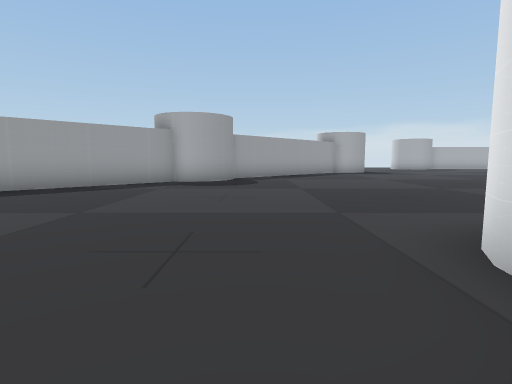
[1] (above)

24 first-person views from a walk through a 3-D level made in the Unity game engine. The camera is 1.5 m above the floor, tilts 6° down and sees 80° across. The floor is counted in squares, 2.37 m on a side. Each view is taken from the middle of a square. On the plan, view 1 faces up. The plan holds only what a view shows up to about 9 squares ahead; the rest is blank. The place goes on beyond the plan. The player is left out. Some animated figures are left out.

[2]
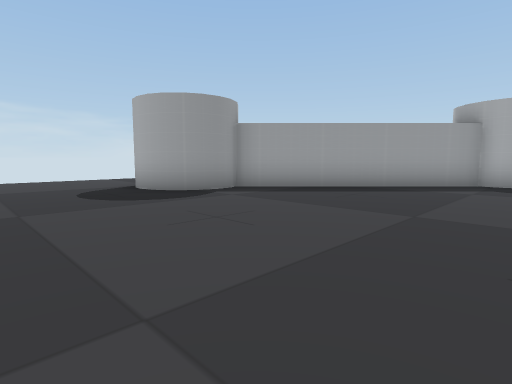

[3]
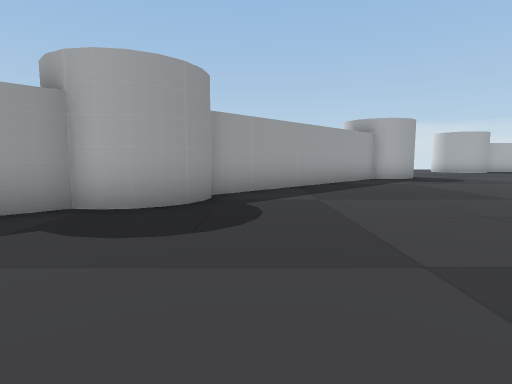

[4]
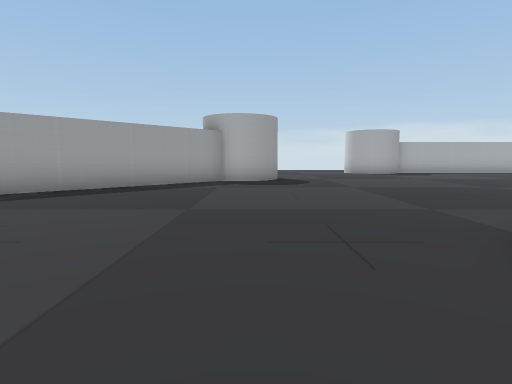

[5]
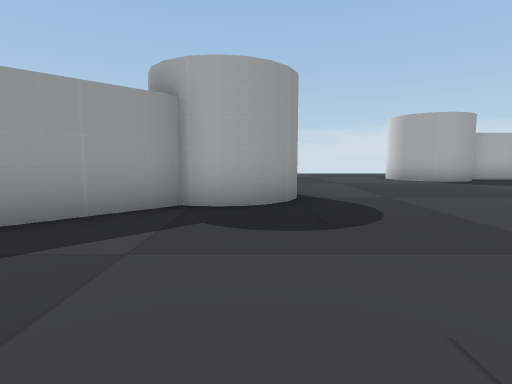

[6]
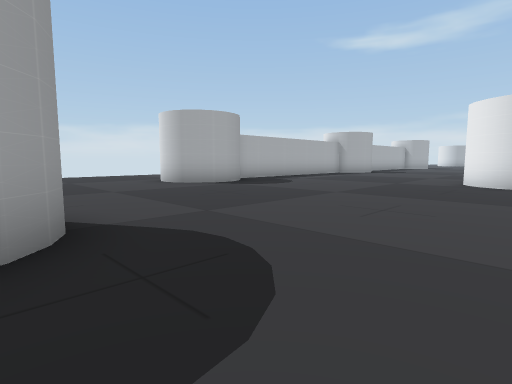

[7]
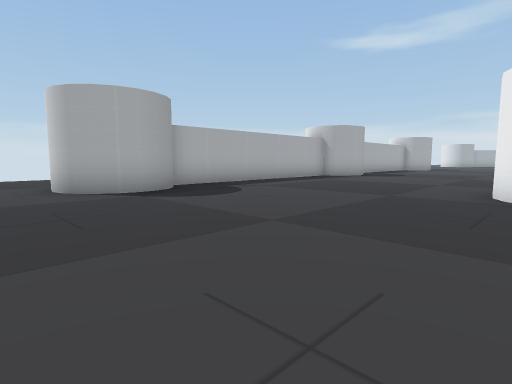

[8]
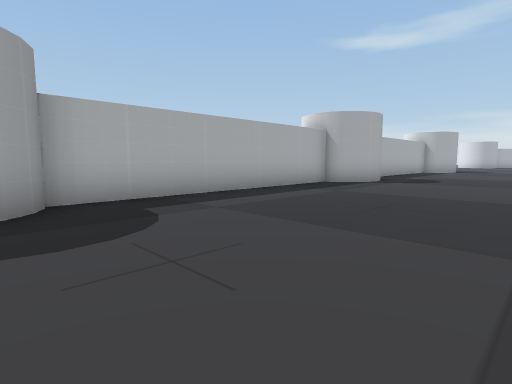

[9]
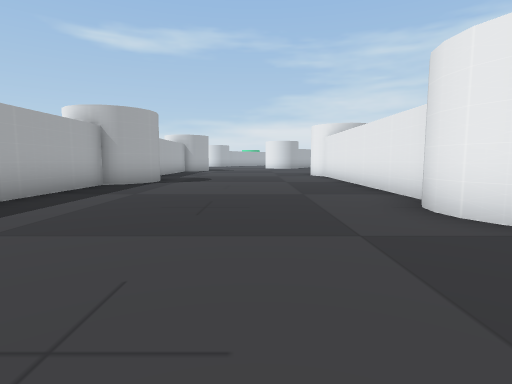

[10]
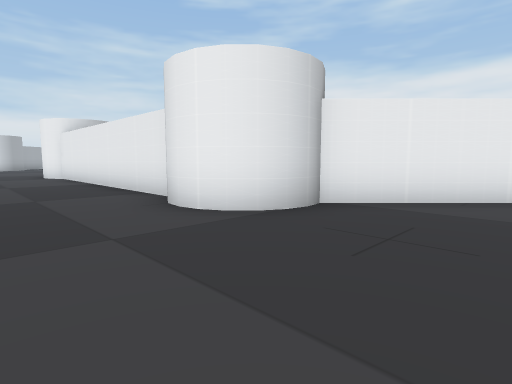

[11]
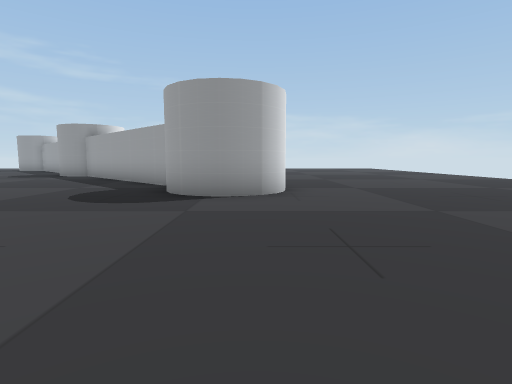

[12]
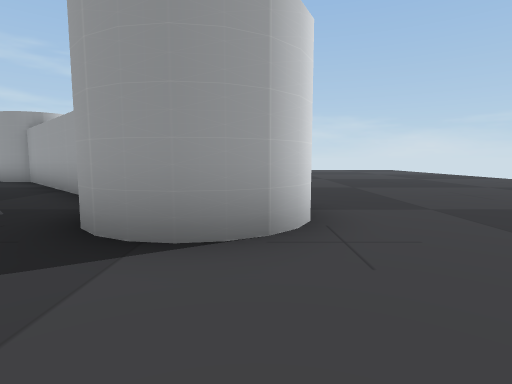

[13]
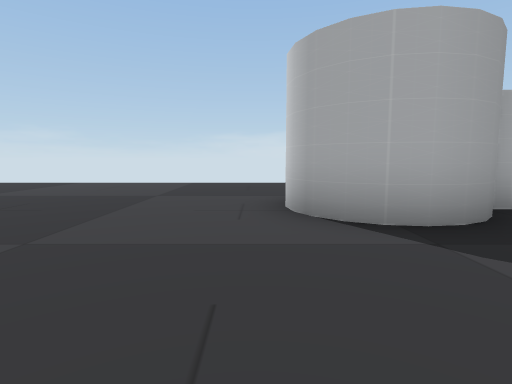

[14]
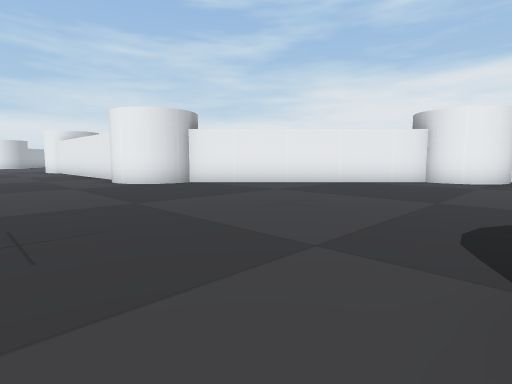

[15]
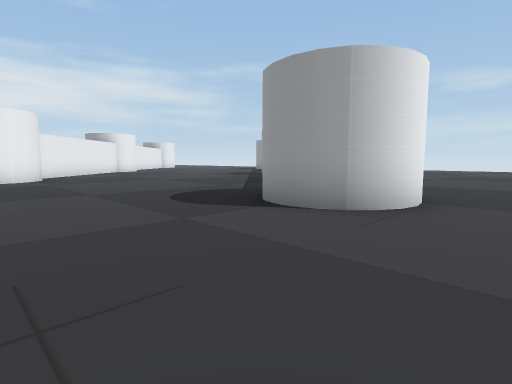

[16]
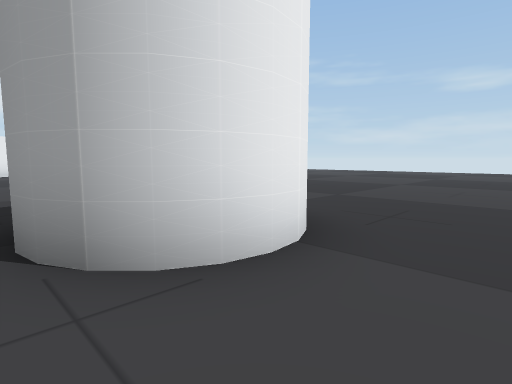

[17]
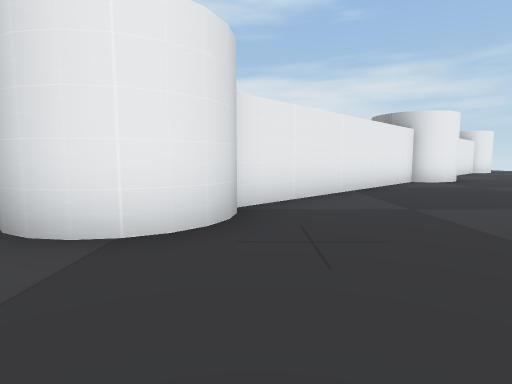

[18]
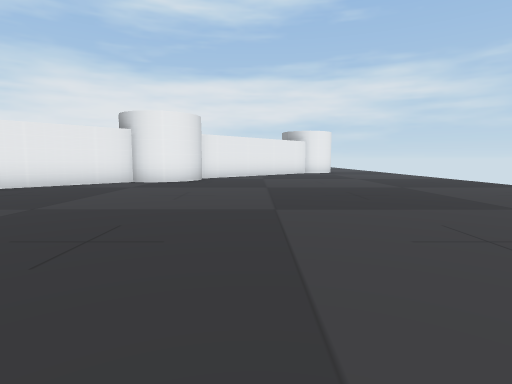

[19]
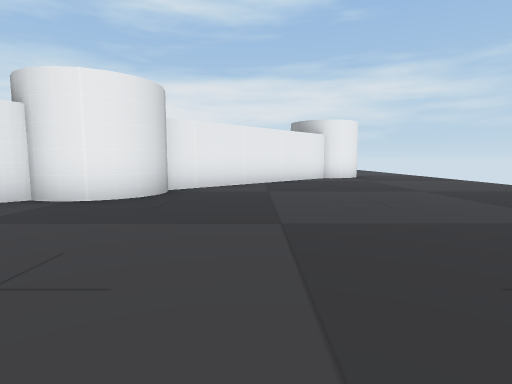

[20]
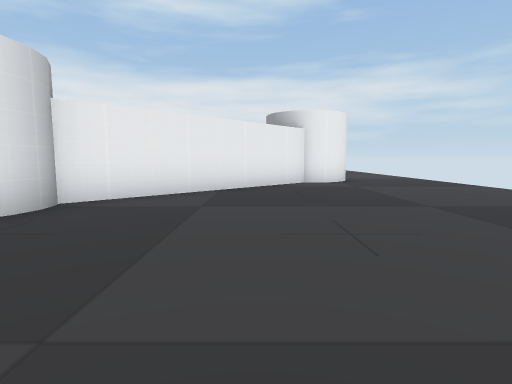

[21]
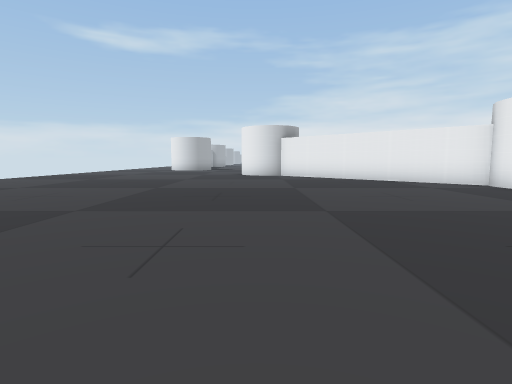

[22]
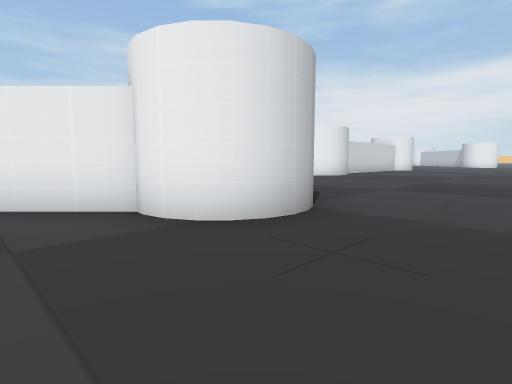

[23]
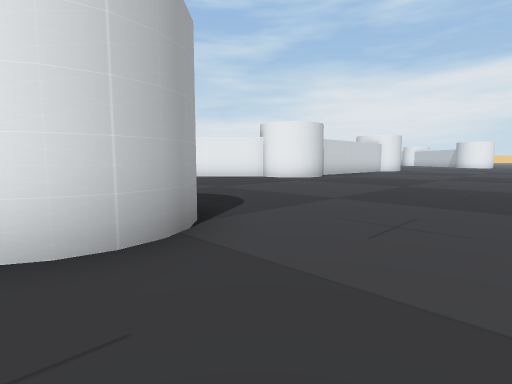

[24]
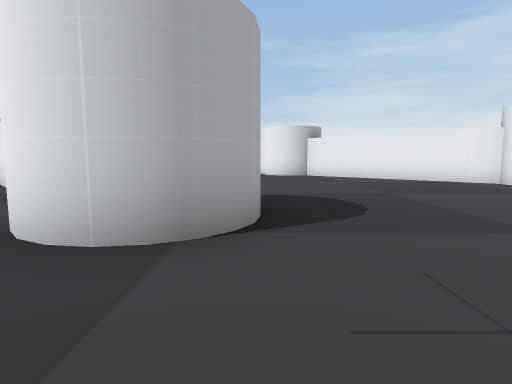

### Floor plan
Points are (right, up) in squares from view 1. A wall is a line through its corners. A room is listed if a view was taken in it or the views show most of it. See-through windows are left out.
Room 1 (views 1, 2, 3, 4, 5, 6, 7, 8, 9, 10, 11, 12, 13, 14, 15, 16, 17, 18, 19, 20, 21, 22, 23, 24)
walls: (3.2, 16.7) (3.6, 17.3) (4.1, 17.6) (4.5, 17.6); (3.5, 17) (3.9, 17.4); (-0.7, 9.9) (-1.1, 9.2) (-1.8, 8.8) (-2.4, 8.9) (-6.4, 4.9) (-6.3, 4.2) (-6.4, 3.8) (-6.9, 3.2); (-2.6, 11.3) (-2, 11.4); (5.4, 15.5) (4.7, 15.1); (5.5, 15.6) (5.1, 15.2); (-2.9, 11) (-2.2, 11.4); (4.3, 17.7) (4.9, 17.6); (-0.8, 9.3) (-1.2, 9); (4.7, 17.7) (5.6, 17.2) (5.8, 16.2); (5.7, 16.4) (5.7, 16) (5.3, 15.3) (4.5, 15.1) (3.9, 15.2) (-0.8, 10.5) (-0.7, 10.1) (-0.8, 9.7); (5.1, 17.5) (5.6, 17); (5.4, 17.3) (5.8, 16.6); (-1.6, 8.9) (-2, 8.9); (-3.3, 10.1) (-3.2, 10.5); (7, 7.9) (7.8, 8.6) (8.8, 8.5) (13.5, 13.2) (13.4, 13.6) (13.5, 14); (7.3, 8.2) (8, 8.6); (7.6, 8.5) (8.2, 8.6); (6.9, 7.2) (7, 7.7) (7.2, 8.1); (9.6, 20.4) (9.5, 20.7) (9.4, 21.2); (9.9, 20.1) (9.5, 20.5); (10.9, 19.8) (10.1, 20); (11.2, 20) (10.5, 19.8); (-7.4, 5.3) (-3.2, 9.6) (-3.3, 10.3) (-3, 10.9) (-2.4, 11.4) (-1.5, 11.3) (3.3, 16); (11.6, 20.2) (10.7, 19.7) (9.7, 20.2); (1.4, 1.7) (1.6, 2.2); (-6.3, 4) (-6.7, 3.3) (-7.2, 3) (-7.6, 3) (-8, 3); (13.4, 13.8) (13.7, 14.3); (13.5, 14.2) (14.2, 14.9) (15.1, 14.8) (15.5, 14.5); (-8.3, 5.2) (-8, 5.4) (-7.5, 5.5); (13.8, 14.5) (14.5, 14.9); (14.1, 14.7) (14.9, 14.9); (-8.9, 4.4) (-8.5, 5.1); (-8.9, 4) (-8.7, 4.8); (-7.8, 2.9) (-8.3, 3.2); (-8.7, 3.6) (-8.9, 4.6) (-8.2, 5.4); (-8.5, 3.3) (-8.8, 3.8); (-8.2, 3) (-8.6, 3.5); (15.8, 14.3) (21.1, 14.3); (-3.4, -3.4) (-2.9, -3.5) (-1.9, -2.5); (19.1, 20.2) (18.7, 20.9) (11.9, 20.9) (11.7, 20.4) (11.4, 20.1); (19.4, 20) (19, 20.4); (20, 19.9) (19.6, 19.9) (19.2, 20.1)

Positions as (right, up) in squares from view 1, and headings:
1: (0, 0), facing up
2: (-1, 0), facing up-left
3: (0, 5), facing up
4: (5, 6), facing up
5: (5, 11), facing up
6: (5, 13), facing up-right
7: (8, 14), facing up-right
8: (11, 16), facing up-right
9: (11, 17), facing right
10: (11, 17), facing down-right
11: (11, 17), facing left
12: (8, 17), facing left
13: (9, 17), facing up
14: (6, 18), facing down-right
15: (9, 19), facing down-left
16: (6, 19), facing down-left
17: (3, 20), facing down
18: (-5, 20), facing down
19: (-5, 16), facing down
20: (-6, 14), facing down
21: (-9, 17), facing right
22: (-11, 7), facing down-right
23: (-11, 5), facing down-right
24: (-11, 3), facing right
